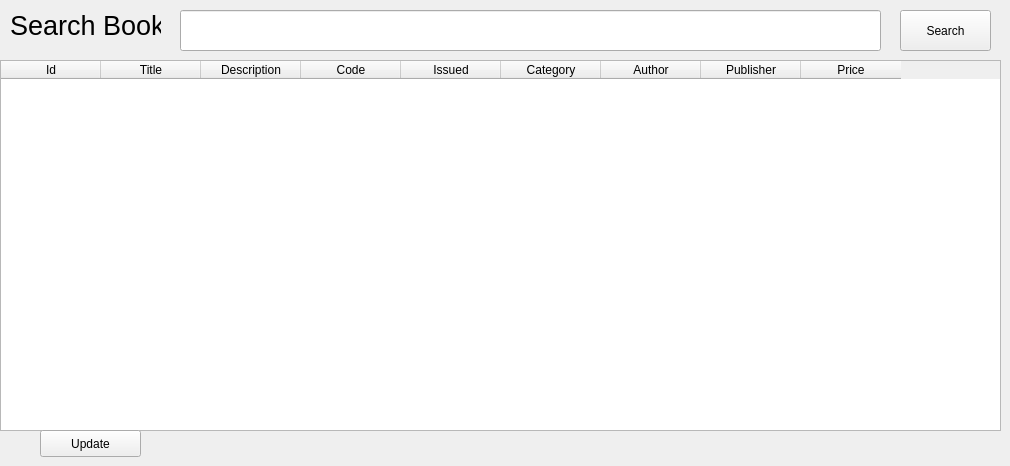
      <widget class="QWidget" name="tab_6">
       <attribute name="title">
        <string>Search For Books</string>
       </attribute>
       <widget class="QLineEdit" name="lineEdit_5">
        <property name="geometry">
         <rect>
          <x>180</x>
          <y>10</y>
          <width>701</width>
          <height>41</height>
         </rect>
        </property>
       </widget>
       <widget class="QLabel" name="label_14">
        <property name="geometry">
         <rect>
          <x>10</x>
          <y>10</y>
          <width>151</width>
          <height>31</height>
         </rect>
        </property>
        <property name="font">
         <font>
          <family>Segoe UI</family>
          <pointsize>20</pointsize>
         </font>
        </property>
        <property name="text">
         <string>Search Book </string>
        </property>
       </widget>
       <widget class="QPushButton" name="pushButton_9">
        <property name="geometry">
         <rect>
          <x>900</x>
          <y>10</y>
          <width>91</width>
          <height>41</height>
         </rect>
        </property>
        <property name="text">
         <string>Search</string>
        </property>
       </widget>
       <widget class="QTableWidget" name="tableWidget_8">
        <property name="geometry">
         <rect>
          <x>0</x>
          <y>60</y>
          <width>1001</width>
          <height>371</height>
         </rect>
        </property>
        <column>
         <property name="text">
          <string>Id</string>
         </property>
        </column>
        <column>
         <property name="text">
          <string>Title</string>
         </property>
        </column>
        <column>
         <property name="text">
          <string>Description</string>
         </property>
        </column>
        <column>
         <property name="text">
          <string>Code</string>
         </property>
        </column>
        <column>
         <property name="text">
          <string>Issued</string>
         </property>
        </column>
        <column>
         <property name="text">
          <string>Category</string>
         </property>
        </column>
        <column>
         <property name="text">
          <string>Author</string>
         </property>
        </column>
        <column>
         <property name="text">
          <string>Publisher</string>
         </property>
        </column>
        <column>
         <property name="text">
          <string>Price</string>
         </property>
        </column>
       </widget>
       <widget class="QPushButton" name="pushButton_39">
        <property name="geometry">
         <rect>
          <x>40</x>
          <y>430</y>
          <width>101</width>
          <height>27</height>
         </rect>
        </property>
        <property name="text">
         <string>Update</string>
        </property>
       </widget>
      </widget>
